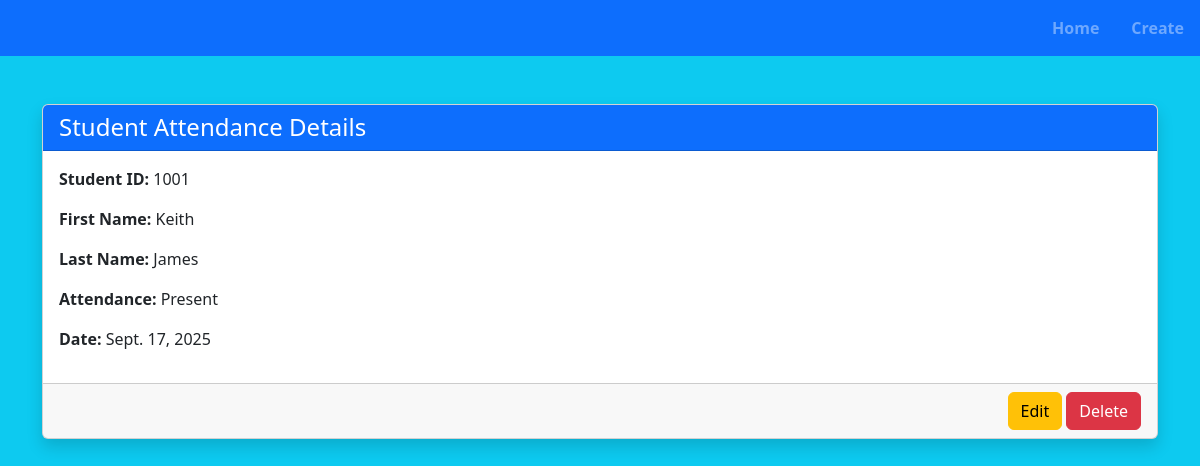
Page /view/4/ on the committed database.
### attendance/models.py (models this page shows, shortened)
class Student(models.Model):
    first_name = models.CharField(max_length=100)
    last_name = models.CharField(max_length=100)
    is_present = models.BooleanField(default=False)
    student_id = models.CharField(max_length=20, unique=True)
    date = models.DateField()

### attendance/views.py (the view)
# urls.py: path('view/<int:student_id>/', views.viewSingleStudent, name='view_attendance'),
def viewSingleStudent(request, student_id):
    selected_student = Student.objects.get(id=student_id)
    context = {
        'student' : selected_student
    }
    return render(request, 'view.html', context)

### attendance/templates/view.html (shortened to what this page needs)
<!DOCTYPE html>
<html lang="en">
<head>
    <link href="https://cdn.jsdelivr.net/npm/bootstrap@5.3.8/dist/css/bootstrap.min.css" rel="stylesheet"
>
</head>
<body class="bg-info">
    <nav class="navbar bg-primary justify-content-end fw-bold" data-bs-theme="dark">
        <ul class="nav">
            <li class="nav-item"><a class="nav-link" href="{% url 'home' %}">Home</a></li>
            <li class="nav-item"><a class="nav-link" href="{% url 'create' %}">Create</a></li>
        </ul>
    </nav>
    <div class="container mt-5">
        <div class="card shadow">
            <div class="card-header bg-primary text-white">
                <h4 class="mb-0">Student Attendance Details</h4>
            </div>
            <div class="card-body">
                <p><strong>Student ID:</strong> {{ student.student_id }}</p>
                <p><strong>First Name:</strong> {{ student.first_name }}</p>
                <p><strong>Last Name:</strong> {{ student.last_name }}</p>
                <p><strong>Attendance:</strong> {{ student.is_present|yesno:"Present,Absent" }} </p>
                <p><strong>Date:</strong> {{ student.date }}</p>
            </div>
            <div class="card-footer text-end">
                <a href="{% url 'edit_attendance' student.id %}" class="btn btn-warning">Edit</a>
                <a href="{% url 'delete_attendance' student.id %}" class="btn btn-danger">Delete</a>
            </div>
        </div>
    </div>
</body>
</html>

### rows in the picture
Student: student_id "1001", first_name "Keith", last_name "James", is_present "Present", date "Sept. 17, 2025"
